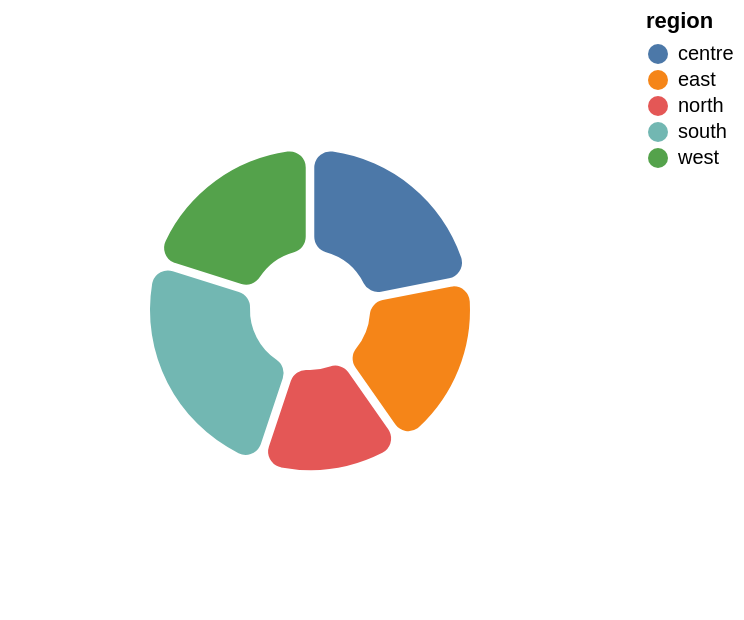

The Vega-Lite source for this figure:
### Vega-Lite specification from a JSON file in a GitHub repository (floating-point values rounded to 4 significant figures)
{"data": {"values": [{"region": "north", "sales": 3}, {"region": "south", "sales": 10}, {"region": "east", "sales": 17}, {"region": "west", "sales": 24}, {"region": "centre", "sales": 8}, {"region": "north", "sales": 15}, {"region": "south", "sales": 22}, {"region": "east", "sales": 6}, {"region": "west", "sales": 13}, {"region": "centre", "sales": 20}, {"region": "north", "sales": 4}, {"region": "south", "sales": 11}, {"region": "east", "sales": 18}, {"region": "west", "sales": 25}, {"region": "centre", "sales": 9}, {"region": "north", "sales": 16}, {"region": "south", "sales": 23}, {"region": "east", "sales": 7}, {"region": "west", "sales": 14}, {"region": "centre", "sales": 21}, {"region": "north", "sales": 5}, {"region": "south", "sales": 12}, {"region": "east", "sales": 19}, {"region": "west", "sales": 3}, {"region": "centre", "sales": 10}, {"region": "north", "sales": 17}, {"region": "south", "sales": 24}, {"region": "east", "sales": 8}, {"region": "west", "sales": 15}, {"region": "centre", "sales": 22}, {"region": "north", "sales": 6}, {"region": "south", "sales": 13}, {"region": "east", "sales": 20}, {"region": "west", "sales": 4}, {"region": "centre", "sales": 11}, {"region": "north", "sales": 18}, {"region": "south", "sales": 25}, {"region": "east", "sales": 9}, {"region": "west", "sales": 16}, {"region": "centre", "sales": 23}]}, "mark": {"type": "arc", "innerRadius": 30, "outerRadius": 80, "padAngle": 0.05, "cornerRadius": 8}, "encoding": {"theta": {"aggregate": "sum", "field": "sales", "type": "quantitative"}, "color": {"field": "region", "type": "nominal"}}}
